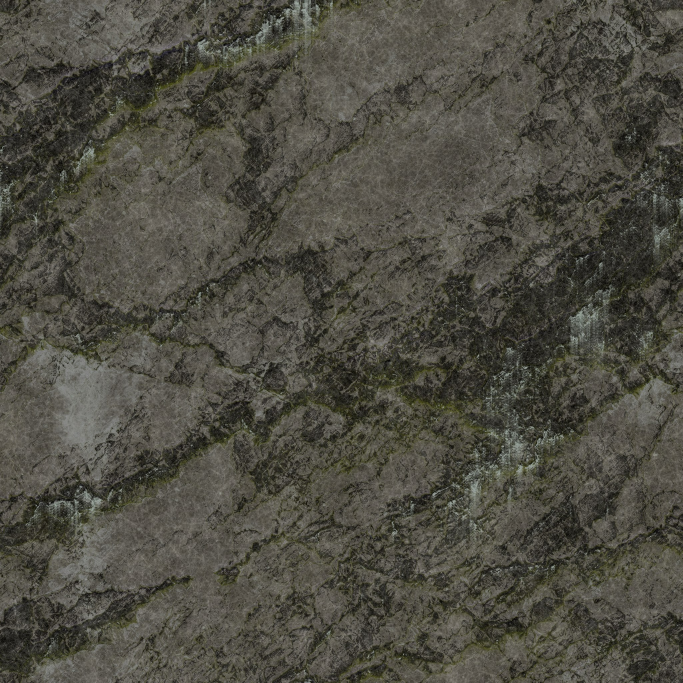
#> input picture assets/texturas/batalla/acantilado/albedo.jpg, 2048 x 2048 px, given in place of metal_plate_02_diff.jpg, which was not available (shown at 1/3 size)
$ python texturas_camion_robot.py
#> lines starting #> are read from the running program, lines starting #| are printed output that depends on the picture
# Materiales propios del camión de misiles con robot conductor (el dueño,
# 21-nov: la copia pública va sin nada del pack de Synty; antes los misiles y
# la baliza usaban `unidadCamion4`, horneado con el atlas de Synty). Van a la
# biblioteca de materiales de los robots (assets/almacen/materiales_robot,
# batalla/dream/biblioteca_pbr.lua), con el nombre que traen las piezas del
# .glb (tools/blender/misil_camion.py, camion_robot_exportar.py):
#
#   camionMisil   pintura verde militar de camuflaje en tres tonos sobre la
#                 chapa real: la máscara del camuflaje es procedural (ruido
#                 periódico, se repite sin costura) y la chapa, de Poly Haven
#                 (metal_plate_02, CC0): su luminancia varía el color y su
#                 rugosidad y su normal van debajo de la pintura. La imagen
#                 cubre LADO_M x LADO_M metros (las UV del misil están en
#                 metros / LADO_M).
#   camionBaliza  lente ámbar de la baliza y de las luces del chasis, que
#                 brilla sola (emision.png), con la misma chapa debajo.
#
# Fuentes y licencias: assets/almacen/materiales_robot/LICENCIAS.md.
#
#     python3 tools/texturas_camion_robot.py

import os

import numpy as np
from PIL import Image

TEXTURAS = os.path.expanduser('~/NationsRTS-assets/robots/texturas')
RAIZ = os.path.abspath(os.path.join(os.path.dirname(__file__), '..'))
SALIDA = os.path.join(RAIZ, 'assets', 'almacen', 'materiales_robot')

LADO = 2048  # px de la imagen del camuflaje
LADO_M = 4.0  # m que cubre (misil_camion.py usa el mismo número)
CHAPA_M = 1.0  # m que cubre una vez la chapa (como en los robots)

# Camuflaje (sRGB): verde militar de base, manchas de oliva oscuro y de caqui.
BASE = (108, 120, 76)
OSCURO = (64, 76, 46)
CAQUI = (142, 136, 96)
CORTE_OSCURO = 0.35  # fracción del ruido por debajo: oliva oscuro
CORTE_CAQUI = 0.82  # por encima: caqui
BORDE_PX = 1.5  # ancho del borde suavizado de cada mancha (px)
RUGOSIDAD = 0.55
METALICO = 0.1
FUERZA_NORMAL = 0.35

BALIZA = (240, 158, 46)  # ámbar (sRGB), el de la baliza de antes
BALIZA_EMISION = (250, 204, 80)
LADO_BALIZA = 256


def chapa(nombre, modo, lado, metros):
    """La imagen de la chapa repetida para cubrir `metros` m en `lado` px."""
#> called with nombre = 'metal_plate_02_diff.jpg', modo = 'L', lado = 2048, metros = 4
    imagen = Image.open(os.path.join(TEXTURAS, nombre)).convert(modo)
    tesela = round(lado * CHAPA_M / metros)
    imagen = imagen.resize((tesela, tesela), Image.LANCZOS)
#> imagen: PIL image 512x512 L
    mosaico = Image.new(modo, (lado, lado))
#> mosaico: PIL image 2048x2048 L; every value is 0
    for x in range(0, lado, tesela):
        for y in range(0, lado, tesela):
            mosaico.paste(imagen, (x, y))
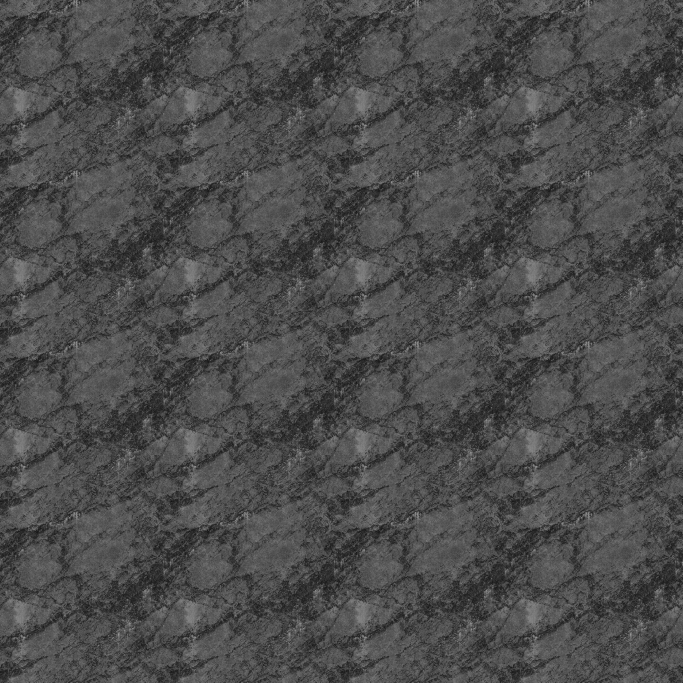
#> mosaico: PIL image 2048x2048 L (shown at 1/3 size); min 0, max 170, mean 76.1
    return mosaico


def ruidoPeriodico(lado, semilla):
    """Ruido de 0 a 1 que se repite sin costura (filtrado en frecuencia):
    manchas de 0,5 a 1,5 m en una imagen de LADO_M m."""
    azar = np.random.default_rng(semilla)
    f = np.fft.fftfreq(lado) * lado / LADO_M  # ciclos por metro
    fx, fy = np.meshgrid(f, f)
    radio = np.sqrt(fx * fx + fy * fy)
    amplitud = np.where(radio > 0, np.maximum(radio, 1e-9) ** -1.6, 0) * np.exp(-(radio / 2.2) ** 2)
    fase = azar.uniform(0, 2 * np.pi, (lado, lado))
    campo = np.real(np.fft.ifft2(amplitud * np.exp(1j * fase)))
    # Al rango 0-1 por percentiles: la fracción de cada tono es la del corte.
    orden = np.argsort(campo, axis=None)
    rango = np.empty(campo.size)
    rango[orden] = np.linspace(0, 1, campo.size)
    return rango.reshape(campo.shape), campo


def mascara(campo, rango, corte):
    """1 donde el ruido pasa de `corte` (en fracción), con el borde suavizado
    BORDE_PX px según la pendiente del ruido."""
    umbral = np.quantile(campo, corte)
    gy, gx = np.gradient(campo)
    pendiente = np.sqrt(gx * gx + gy * gy) + 1e-12
    distancia = (campo - umbral) / pendiente
    return np.clip(distancia / BORDE_PX + 0.5, 0, 1)


def guardarFactores(carpeta, comentario):
    with open(os.path.join(carpeta, 'material.lua'), 'w') as archivo:
        archivo.write('-- Generado por tools/texturas_camion_robot.py: no editar a mano.\n')
        archivo.write('-- %s\n' % comentario)
        archivo.write('return {\n    roughness = 1,\n    metallic = 1,\n}\n')


def mapaMaterial(lado, metros, rugosidad, metalico):
    rug = np.asarray(chapa('metal_plate_02_rough.jpg', 'L', lado, metros), dtype=np.float64) / 255
    lo, hi = max(0.0, rugosidad - 0.12), min(1.0, rugosidad + 0.12)
    g = lo + (hi - lo) * rug
    r = np.full((lado, lado), metalico)
    b = np.ones((lado, lado))
    return Image.fromarray((np.dstack((r, g, b)) * 255 + 0.5).astype(np.uint8), 'RGB')


def mapaNormal(lado, metros, fuerza):
    nor = chapa('metal_plate_02_nor.jpg', 'RGB', lado, metros)
    plana = Image.new('RGB', (lado, lado), (128, 128, 255))
    return Image.blend(plana, nor, fuerza)


def luminanciaChapa(lado, metros):
    """Variación leve (0,9-1,08) de la luminancia de la chapa real, como en
    los robots (tools/texturas_robots.py)."""
    luz = np.asarray(chapa('metal_plate_02_diff.jpg', 'L', lado, metros), dtype=np.float64)
    luz = (luz - luz.min()) / max(1.0, luz.max() - luz.min())
    return 0.9 + 0.18 * luz


def aLineal(c):
    c = np.asarray(c, dtype=np.float64) / 255
    return np.where(c <= 0.04045, c / 12.92, ((c + 0.055) / 1.055) ** 2.4)


def aSrgb(c):
    c = np.clip(c, 0, 1)
    return np.where(c <= 0.0031308, 12.92 * c, 1.055 * c ** (1 / 2.4) - 0.055)


def hacerMisil():
    carpeta = os.path.join(SALIDA, 'camionMisil')
    os.makedirs(carpeta, exist_ok=True)
    rango, campo = ruidoPeriodico(LADO, 21)
    oscuro = mascara(-campo, rango, 1 - CORTE_OSCURO)
    # El caqui, con otro ruido (manchas que no siguen a las oscuras) y solo
    # fuera del oliva oscuro.
    rango2, campo2 = ruidoPeriodico(LADO, 1121)
    caqui = mascara(campo2, rango2, CORTE_CAQUI) * (1 - oscuro)
    color = aLineal(BASE)[None, None, :] * (1 - oscuro - caqui)[..., None]
    color = color + aLineal(OSCURO)[None, None, :] * oscuro[..., None]
    color = color + aLineal(CAQUI)[None, None, :] * caqui[..., None]
    color = color * luminanciaChapa(LADO, LADO_M)[..., None]
    albedo = (aSrgb(color) * 255 + 0.5).astype(np.uint8)
    Image.fromarray(albedo, 'RGB').save(os.path.join(carpeta, 'albedo.png'))
    mapaMaterial(LADO, LADO_M, RUGOSIDAD, METALICO).save(os.path.join(carpeta, 'material.png'))
#> call 2 of chapa, with nombre = 'metal_plate_02_rough.jpg', modo = 'L', lado = 2048, metros = 4
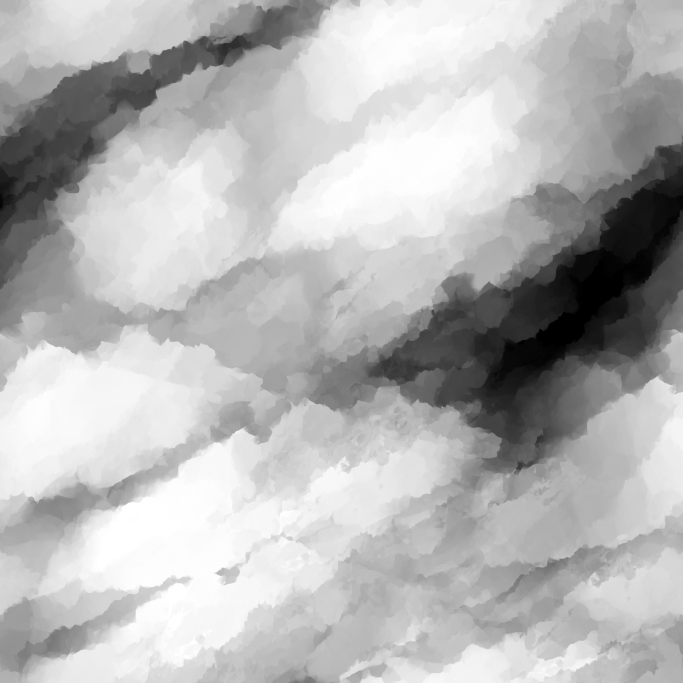
#> input picture assets/texturas/batalla/acantilado/altura.jpg, 2048 x 2048 px, given in place of metal_plate_02_rough.jpg, which was not available (shown at 1/3 size)
#> in chapa, imagen is the input picture: PIL image 2048x2048 L; min 0, max 255, mean 182
#> after the loop in chapa (call 2), `for x in range(0, lado, tesela):`:
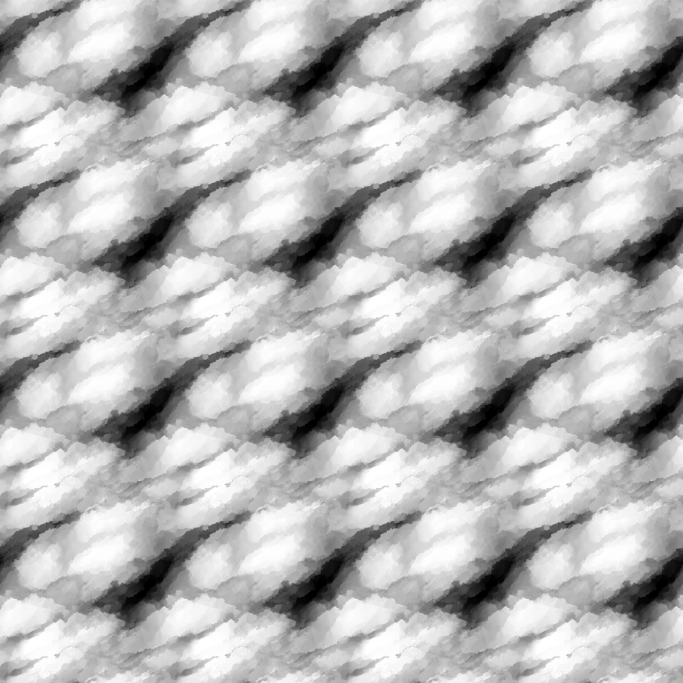
#> mosaico: PIL image 2048x2048 L (shown at 1/3 size); min 0, max 255, mean 182
    mapaNormal(LADO, LADO_M, FUERZA_NORMAL).save(os.path.join(carpeta, 'normal.png'))
#> in chapa (call 3), `mosaico = Image.new(modo, (lado, lado))`: mosaico: PIL image 2048x2048 RGB; every value is 0
    guardarFactores(carpeta, 'Camuflaje de los misiles del camión robot: %g x %g m por imagen.' % (LADO_M, LADO_M))
    print('camionMisil', 'oscuro %.2f caqui %.2f' % (oscuro.mean(), caqui.mean()))


def hacerBaliza():
    carpeta = os.path.join(SALIDA, 'camionBaliza')
    os.makedirs(carpeta, exist_ok=True)
    lado = LADO_BALIZA
    color = aLineal(BALIZA)[None, None, :] * luminanciaChapa(lado, 1.0)[..., None]
#> call 2 of luminanciaChapa, with lado = 256, metros = 1
#> in chapa (call 4), `mosaico = Image.new(modo, (lado, lado))`: mosaico: PIL image 256x256 L; every value is 0
#> in luminanciaChapa (call 2), `luz = (luz - luz.min()) / max(1.0, luz.max() - luz.min())`:
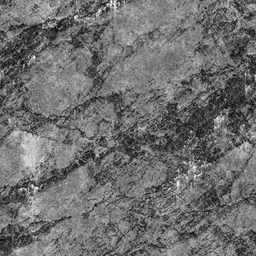
#> luz: shape (256, 256) float64; min 0, max 1, mean 0.437
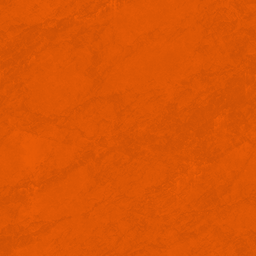
#> color: shape (256, 256, 3) float64; mean of channels 0, 1, 2 0.853, 0.335, 0.0267; drawn as R, G, B
    Image.fromarray((aSrgb(color) * 255 + 0.5).astype(np.uint8), 'RGB').save(os.path.join(carpeta, 'albedo.png'))
    Image.new('RGB', (lado, lado), BALIZA_EMISION).save(os.path.join(carpeta, 'emision.png'))
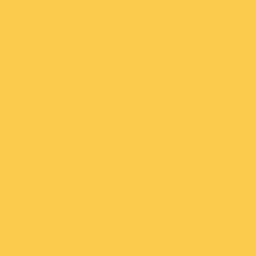
#> saved as emision.png: PIL image 256x256 RGB; mean R, G, B 250, 204, 80
    mapaMaterial(lado, 1.0, 0.3, 0.0).save(os.path.join(carpeta, 'material.png'))
    mapaNormal(lado, 1.0, 0.15).save(os.path.join(carpeta, 'normal.png'))
#> call 2 of mapaNormal, with lado = 256, metros = 1, fuerza = 0.15
#> in chapa (call 6), `mosaico = Image.new(modo, (lado, lado))`: mosaico: PIL image 256x256 RGB; every value is 0
#> in mapaNormal (call 2), `return Image.blend(plana, nor, fuerza)`:
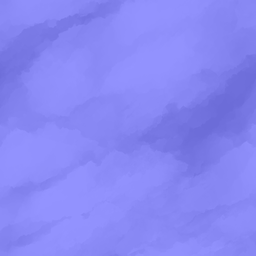
#> returned value: PIL image 256x256 RGB; mean R, G, B 135.6, 135.6, 243.6
    guardarFactores(carpeta, 'Lente ámbar de la baliza y de las luces del chasis del camión robot.')
    print('camionBaliza')


hacerMisil()
hacerBaliza()
